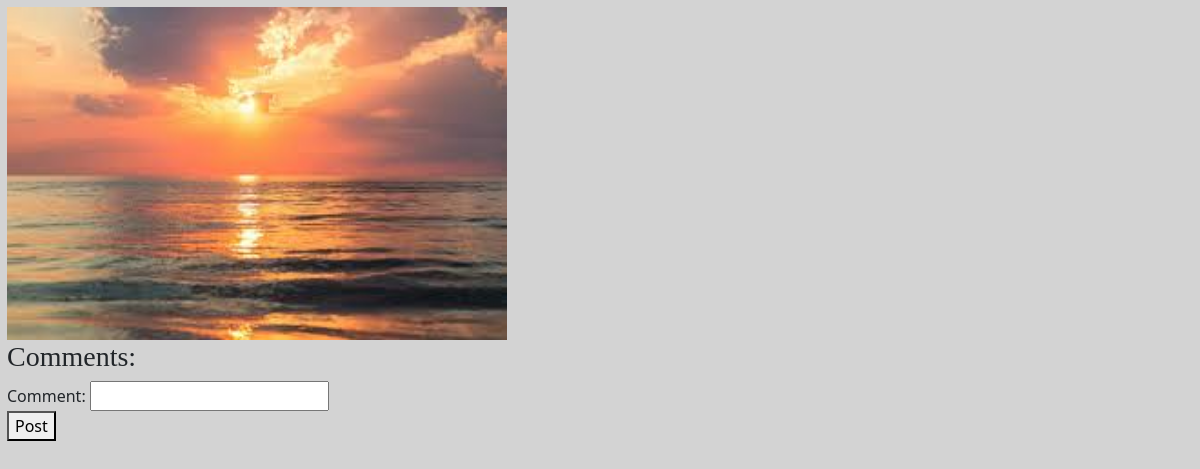
Before: /image/25 with the older database file.
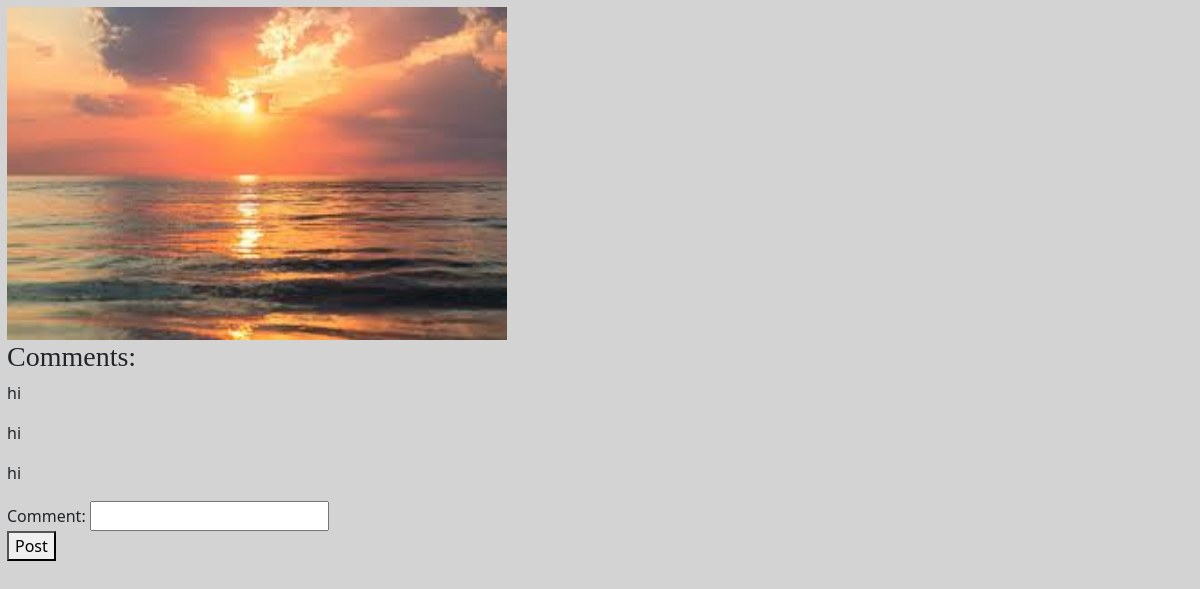
After: the same page with the newer database file.
### gallery/models.py (models this page shows)
class Comment(models.Model):
    comment = models.CharField(max_length = 200)
    image = models.ForeignKey(Image, on_delete=models.CASCADE, related_name="comments")

### gallery/views.py (the view, shortened to what this page needs)
# urls.py: path("image/<int:pk>", ImageDetailView.as_view(), name = "image_detail")
class ImageDetailView(DetailView):
    model = Image
    template_name = "gallery/detail.html"
    context_object_name = "image"
    def get(self, request, *args, **kwargs):
        self.object = self.get_object()
        recent = request.session.get("recent_images", [])
        image_id = self.object.id
        if(id in recent):
            recent.remove(id)
        recent.insert(0, image_id)
        recent = recent[:5]
        request.session["recent_images"] = recent
        return super().get(request, *args, **kwargs)
    def get_context_data(self, **kwargs):
        self.object = self.get_object()
        image_id = self.object.id
        comments_ = self.object.comments.all()
        context = super().get_context_data(**kwargs)
        context["comments"] = comments_
        context["form"] = CommentForm()
        return context

### gallery/views.py
class CommentForm(forms.ModelForm):
    class Meta:
        model = Comment
        fields = ["comment"]

### gallery/templates/gallery/detail.html (shortened to what this page needs)
{% load static %}
<!DOCTYPE html>
<html lang="en">
<head>
    <link href="https://cdn.jsdelivr.net/npm/bootstrap@5.3.8/dist/css/bootstrap.min.css" rel="stylesheet">
    <link href = "{% static 'gallery/style.css' %}" rel = "stylesheet">
</head>
<body>
    <img src = "{{image.image.url}}" width="500px">
    <h3>Comments: </h3>
    {% for comment in comments %}
    <div style = "border: 5px;">
    <p>{{comment.comment}}</p>
    </div>
    {% endfor %}
    <form method = "POST">
    {{form}}
    <button type = "submit">Post</button>
    </form>
</body>
</html>

Changed rows visible on the page:
added Comment: comment "hi"
added Comment: comment "hi"
added Comment: comment "hi"
